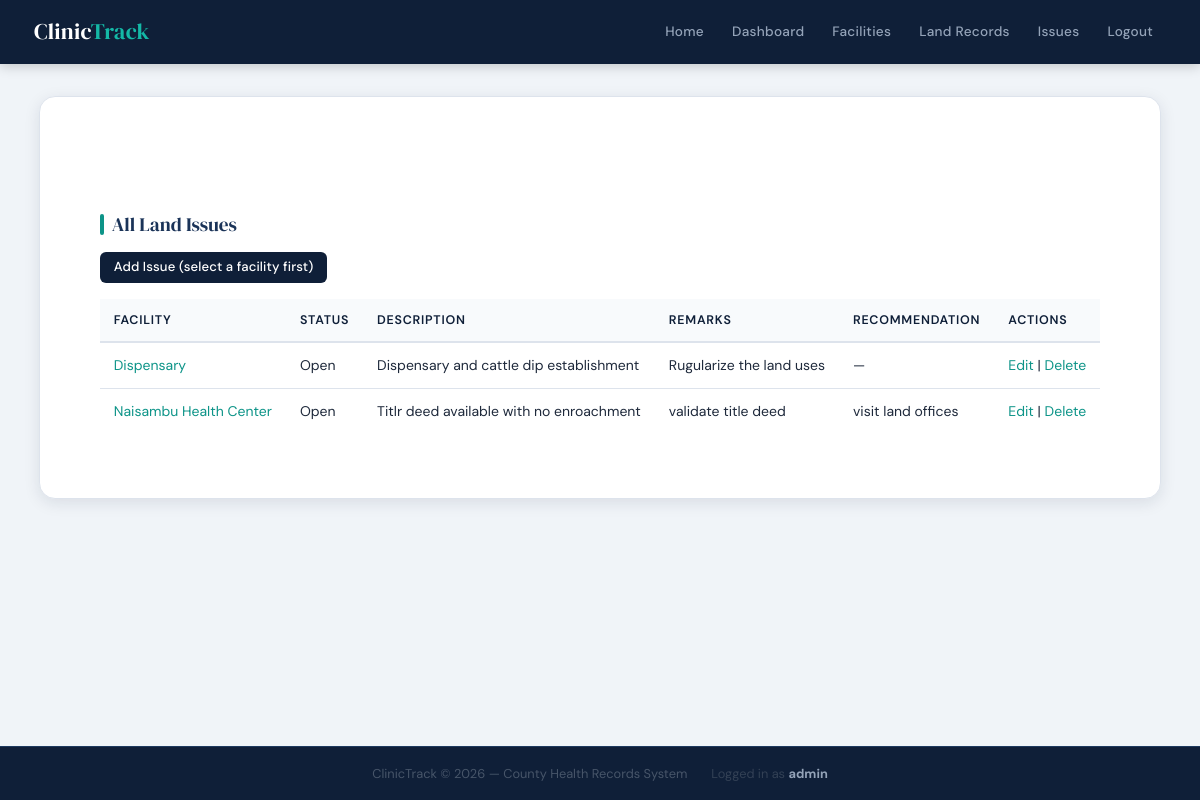
The page /issues/ (signed in) on the database its author committed.
### clinic/models.py (models this page shows, shortened)
class Issue(models.Model):
    STATUS_CHOICES = [
        ('Open', 'Open'),
        ('In Progress', 'In Progress'),
        ('Closed', 'Closed'),
    ]
    facility = models.ForeignKey(
        Facility,
        on_delete=models.CASCADE,
        related_name="issues"
    )
    description = models.TextField(help_text="Observation / issue on the land.")
    remarks = models.TextField(blank=True)
    recommendation = models.TextField(blank=True)
    status = models.CharField(
        max_length=50,
        choices=STATUS_CHOICES,
        default='Open'
    )
    reported_by = models.ForeignKey(
        User,
        on_delete=models.SET_NULL,
        null=True,
        blank=True
    )
    created_at = models.DateTimeField(auto_now_add=True)

class Facility(models.Model):
    FACILITY_TYPES = [
        ('Dispensary', 'Dispensary'),
        ('Health Center', 'Health Center'),
        ('Clinic', 'Clinic'),
        ('Hospital', 'Hospital'),
    ]
    name = models.CharField(max_length=200)
    location = models.CharField(max_length=200)
    subcounty = models.CharField(max_length=100)
    ward = models.CharField(max_length=100)
    gps_x = models.FloatField(null=True, blank=True)
    gps_y = models.FloatField(null=True, blank=True)
    facility_type = models.CharField(
        max_length=50,
        choices=FACILITY_TYPES,
        default='Clinic'
    )
    created_at = models.DateTimeField(auto_now_add=True)
    updated_at = models.DateTimeField(auto_now=True)

### clinic/views.py (the view)
# urls.py: path("issues/", views.IssueListView.as_view(), name="issue_list"),
class IssueListView(AdminRequiredMixin, generic.ListView):
	model = Issue
	template_name = "clinic/issue_list.html"
	context_object_name = "issues"

### clinic/views.py (called while the page is built)
	def test_func(self):
		return bool(self.request.user and self.request.user.is_staff)

### clinic/templates/clinic/issue_list.html
{% extends "clinic/base.html" %}
{% block content %}
<div class="container mt-5">
    <h3>All Land Issues</h3>
    <p>
        <a href="{% url 'clinic:facility_list' %}" class="btn btn-primary btn-sm">
            Add Issue (select a facility first)
        </a>
    </p>
    {% if issues %}
    <table class="table table-bordered table-striped mt-3">
        <thead class="thead-dark">
            <tr>
                <th>Facility</th>
                <th>Status</th>
                <th>Description</th>
                <th>Remarks</th>
                <th>Recommendation</th>
                <th>Actions</th>
            </tr>
        </thead>
        <tbody>
            {% for issue in issues %}
            <tr>
                <td>
                    <a href="{% url 'clinic:facility_detail' issue.facility.pk %}">
                        {{ issue.facility.name }}
                    </a>
                </td>
                <td>{{ issue.status }}</td>
                <td>{{ issue.description }}</td>
                <td>{{ issue.remarks|default:"—" }}</td>
                <td>{{ issue.recommendation|default:"—" }}</td>
                <td>
                    <a href="{% url 'clinic:issue_edit' issue.pk %}">Edit</a> |
                    <a href="{% url 'clinic:issue_delete' issue.pk %}">Delete</a>
                </td>
            </tr>
            {% endfor %}
        </tbody>
    </table>
    {% else %}
    <p>No issues recorded.</p>
    {% endif %}
</div>
{% endblock %}

### clinic/templates/clinic/base.html (shortened to what this page needs)
{% load static %}
<!doctype html>
<html lang="en">
<head>
  <link rel="stylesheet" href="https://cdn.jsdelivr.net/npm/modern-normalize/modern-normalize.css">
  <link rel="stylesheet" href="{% static 'css/mystyle.css' %}">
</head>
<body>
  <header>
    <div class="header-inner">
      <h1>Clinic<span>Track</span></h1>
      <nav>
        <a href="{% url 'clinic:home' %}">Home</a>
        {% if user.is_authenticated and user.is_staff %}
          <a href="{% url 'clinic:admin_dashboard' %}">Dashboard</a>
          <a href="{% url 'clinic:facility_list' %}">Facilities</a>
          <a href="{% url 'clinic:landrecord_list' %}">Land Records</a>
          <a href="{% url 'clinic:issue_list' %}">Issues</a>
          <a href="{% url 'clinic:logout' %}">Logout</a>
        {% else %}
          <a href="{% url 'clinic:login' %}">Login</a>
        {% endif %}
      </nav>
    </div>
  </header>
  <div class="container">
    <main>
      {% block content %}{% endblock %}
    </main>
  </div>
  <footer>
    <span>ClinicTrack &copy; {% now "Y" %} — County Health Records System</span>
    {% if user.is_authenticated %}
      <span style="margin-left:16px;color:#334155;">Logged in as <strong style="color:#94a3b8;">{{ user.username }}</strong></span>
    {% endif %}
  </footer>
</body>
</html>

### clinic/static/css/mystyle.css (style rules this page uses)
:root { --navy: #0f1f38; --navy-mid: #1a3358; --navy-light: #234070; --teal: #0d9488; --teal-light: #14b8a6; --teal-pale: #ccfbf1; --amber: #d97706; --red: #dc2626; --red-pale: #fee2e2; --white: #ffffff; --surface: #f0f4f8; --border: #dde3ec; --text: #1e293b; --text-muted: #64748b; --radius-sm: 6px; --radius-md: 10px; --radius-lg: 16px; --shadow-sm: 0 1px 4px rgba(15, 31, 56, 0.08); --shadow-md: 0 4px 16px rgba(15, 31, 56, 0.10); --shadow-lg: 0 8px 32px rgba(15, 31, 56, 0.12); }
*, *::before, *::after { box-sizing: border-box; }
html { scroll-behavior: smooth; }
body { font-family: 'DM Sans', Arial, sans-serif; background: var(--surface); color: var(--text); line-height: 1.65; font-size: 15px; min-height: 100vh; display: flex; flex-direction: column; }
a { color: var(--teal); text-decoration: none; transition: color 0.18s, opacity 0.18s; }
header { background: var(--navy); color: var(--white); position: sticky; top: 0; z-index: 100; box-shadow: 0 2px 12px rgba(0, 0, 0, 0.2); }
.header-inner { max-width: 1180px; margin: 0 auto; padding: 0 24px; display: flex; align-items: center; justify-content: space-between; height: 64px; gap: 20px; }
header h1 { font-family: 'DM Serif Display', Georgia, serif; font-size: 1.4rem; font-weight: 400; color: var(--white); white-space: nowrap; margin: 0; letter-spacing: 0.01em; }
header h1 span { color: var(--teal-light); }
nav { display: flex; flex-wrap: wrap; gap: 2px; align-items: center; }
nav a { color: #94a3b8; padding: 6px 13px; border-radius: var(--radius-sm); font-size: 0.85rem; font-weight: 500; letter-spacing: 0.02em; transition: background 0.18s, color 0.18s; text-decoration: none; }
.container { max-width: 1180px; margin: 0 auto; padding: 32px 24px; flex: 1; }
main { background: var(--white); padding: 32px 36px; border-radius: var(--radius-lg); box-shadow: var(--shadow-md); border: 1px solid var(--border); animation: fadeUp 0.28s ease both; }
h1, h2, h3, h4, h5 { font-weight: 600; color: var(--navy); line-height: 1.3; }
h1 { font-size: 1.9rem; margin-bottom: 18px; }
h3 { font-family: 'DM Serif Display', Georgia, serif; font-size: 1.2rem; font-weight: 400; color: var(--navy-mid); margin-bottom: 14px; display: flex; align-items: center; gap: 8px; }
h3::before { content: ''; display: inline-block; width: 4px; height: 1.1em; background: var(--teal); border-radius: 2px; flex-shrink: 0; }
p { margin-bottom: 12px; color: var(--text-muted); }
.btn { display: inline-flex; align-items: center; justify-content: center; gap: 6px; padding: 9px 20px; border-radius: var(--radius-sm); font-size: 0.875rem; font-weight: 500; font-family: 'DM Sans', Arial, sans-serif; border: none; cursor: pointer; transition: transform 0.15s, opacity 0.15s, box-shadow 0.15s; text-decoration: none; letter-spacing: 0.01em; white-space: nowrap; line-height: 1.4; }
.btn-primary { background: var(--navy); color: var(--white); }
.btn-sm { padding: 6px 14px; font-size: 0.82rem; }
table { width: 100%; border-collapse: collapse; background: var(--white); font-size: 0.875rem; }
th, td { padding: 11px 14px; text-align: left; border-bottom: 1px solid var(--border); vertical-align: middle; }
th { background: #f8fafc; font-weight: 600; color: var(--navy); font-size: 0.78rem; text-transform: uppercase; letter-spacing: 0.06em; white-space: nowrap; border-bottom: 2px solid var(--border); }
tr:last-child td { border-bottom: none; }
.mt-3 { margin-top: 16px; }
.mt-5 { margin-top: 32px; }
footer { background: var(--navy); color: #475569; text-align: center; padding: 16px 24px; font-size: 0.8rem; margin-top: auto; border-top: 1px solid #1e3a5f; display: flex; align-items: center; justify-content: center; flex-wrap: wrap; gap: 8px; }

### rows shown on the page
Issue: facility.name "Dispensary", status "Open", description "Dispensary and cattle dip establishment", remarks "Rugularize the land uses", recommendation "—"
Issue: facility.name "Naisambu Health Center", status "Open", description "Titlr deed available with no enroachment", remarks "validate title deed", recommendation "visit land offices"

### other values the page prints
{{ user.username }} "admin"
